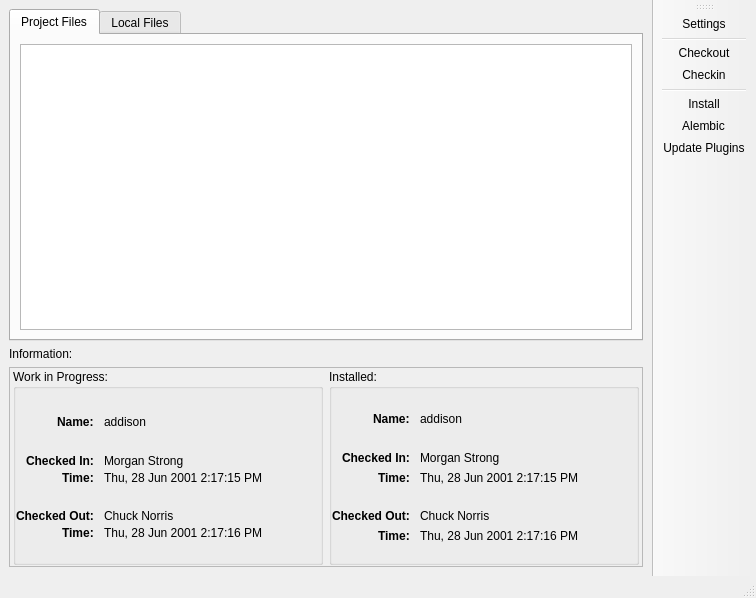
<?xml version="1.0" encoding="UTF-8"?>
<ui version="4.0">
 <class>MainWindow</class>
 <widget class="QMainWindow" name="MainWindow">
  <property name="geometry">
   <rect>
    <x>0</x>
    <y>0</y>
    <width>756</width>
    <height>598</height>
   </rect>
  </property>
  <property name="windowTitle">
   <string>Chasm Project Utility</string>
  </property>
  <property name="windowIcon">
   <iconset resource="resources/chasm_resources.qrc">
    <normaloff>:/chasm/ICO_Files/Network/Disconnected.ICO</normaloff>:/chasm/ICO_Files/Network/Disconnected.ICO</iconset>
  </property>
  <widget class="QWidget" name="centralwidget">
   <layout class="QVBoxLayout" name="verticalLayout">
    <item>
     <widget class="QTabWidget" name="tabWidget">
      <property name="sizePolicy">
       <sizepolicy hsizetype="Expanding" vsizetype="MinimumExpanding">
        <horstretch>0</horstretch>
        <verstretch>0</verstretch>
       </sizepolicy>
      </property>
      <property name="minimumSize">
       <size>
        <width>0</width>
        <height>300</height>
       </size>
      </property>
      <property name="currentIndex">
       <number>0</number>
      </property>
      <widget class="QWidget" name="project_tab">
       <attribute name="icon">
        <iconset resource="resources/chasm_resources.qrc">
         <normaloff>:/chasm/ICO_Files/Network/Connected.ICO</normaloff>:/chasm/ICO_Files/Network/Connected.ICO</iconset>
       </attribute>
       <attribute name="title">
        <string>Project Files</string>
       </attribute>
       <layout class="QHBoxLayout" name="horizontalLayout_3">
        <item>
         <widget class="QTreeView" name="treeView"/>
        </item>
       </layout>
      </widget>
      <widget class="QWidget" name="local_tab">
       <attribute name="icon">
        <iconset resource="resources/chasm_resources.qrc">
         <normaloff>:/chasm/ICO_Files/Folders/Documents.ICO</normaloff>:/chasm/ICO_Files/Folders/Documents.ICO</iconset>
       </attribute>
       <attribute name="title">
        <string>Local Files</string>
       </attribute>
       <layout class="QHBoxLayout" name="horizontalLayout_4">
        <item>
         <widget class="QTreeView" name="treeView_2"/>
        </item>
       </layout>
      </widget>
     </widget>
    </item>
    <item>
     <widget class="QLabel" name="label_3">
      <property name="text">
       <string>Information:</string>
      </property>
     </widget>
    </item>
    <item>
     <widget class="QFrame" name="frame">
      <property name="sizePolicy">
       <sizepolicy hsizetype="Preferred" vsizetype="Maximum">
        <horstretch>0</horstretch>
        <verstretch>0</verstretch>
       </sizepolicy>
      </property>
      <property name="maximumSize">
       <size>
        <width>16777215</width>
        <height>200</height>
       </size>
      </property>
      <property name="frameShape">
       <enum>QFrame::StyledPanel</enum>
      </property>
      <property name="frameShadow">
       <enum>QFrame::Raised</enum>
      </property>
      <layout class="QHBoxLayout" name="horizontalLayout_2">
       <property name="leftMargin">
        <number>3</number>
       </property>
       <property name="topMargin">
        <number>1</number>
       </property>
       <property name="rightMargin">
        <number>3</number>
       </property>
       <property name="bottomMargin">
        <number>1</number>
       </property>
       <item>
        <widget class="QGroupBox" name="groupBox_3">
         <property name="sizePolicy">
          <sizepolicy hsizetype="Preferred" vsizetype="Preferred">
           <horstretch>0</horstretch>
           <verstretch>0</verstretch>
          </sizepolicy>
         </property>
         <property name="maximumSize">
          <size>
           <width>16777215</width>
           <height>16777215</height>
          </size>
         </property>
         <property name="title">
          <string>Work in Progress:</string>
         </property>
         <layout class="QVBoxLayout" name="verticalLayout_2">
          <property name="spacing">
           <number>3</number>
          </property>
          <property name="leftMargin">
           <number>0</number>
          </property>
          <property name="topMargin">
           <number>5</number>
          </property>
          <property name="rightMargin">
           <number>0</number>
          </property>
          <property name="bottomMargin">
           <number>0</number>
          </property>
          <item>
           <layout class="QFormLayout" name="formLayout">
            <property name="fieldGrowthPolicy">
             <enum>QFormLayout::AllNonFixedFieldsGrow</enum>
            </property>
            <property name="labelAlignment">
             <set>Qt::AlignRight|Qt::AlignTrailing|Qt::AlignVCenter</set>
            </property>
            <property name="horizontalSpacing">
             <number>10</number>
            </property>
            <item row="1" column="0">
             <widget class="QLabel" name="label">
              <property name="font">
               <font>
                <weight>75</weight>
                <bold>true</bold>
               </font>
              </property>
              <property name="text">
               <string>Name:</string>
              </property>
              <property name="alignment">
               <set>Qt::AlignLeading|Qt::AlignLeft|Qt::AlignVCenter</set>
              </property>
             </widget>
            </item>
            <item row="1" column="1">
             <widget class="QLabel" name="label_2">
              <property name="text">
               <string>addison</string>
              </property>
             </widget>
            </item>
            <item row="3" column="0">
             <widget class="QLabel" name="label_4">
              <property name="font">
               <font>
                <weight>75</weight>
                <bold>true</bold>
               </font>
              </property>
              <property name="text">
               <string>Checked In:</string>
              </property>
              <property name="alignment">
               <set>Qt::AlignLeading|Qt::AlignLeft|Qt::AlignVCenter</set>
              </property>
             </widget>
            </item>
            <item row="3" column="1">
             <widget class="QLabel" name="label_5">
              <property name="text">
               <string>Morgan Strong</string>
              </property>
             </widget>
            </item>
            <item row="4" column="0">
             <widget class="QLabel" name="label_10">
              <property name="font">
               <font>
                <weight>75</weight>
                <bold>true</bold>
               </font>
              </property>
              <property name="text">
               <string>Time:</string>
              </property>
             </widget>
            </item>
            <item row="4" column="1">
             <widget class="QLabel" name="label_11">
              <property name="text">
               <string>Thu, 28 Jun 2001 2:17:15 PM</string>
              </property>
             </widget>
            </item>
            <item row="6" column="0">
             <widget class="QLabel" name="label_12">
              <property name="font">
               <font>
                <weight>75</weight>
                <bold>true</bold>
               </font>
              </property>
              <property name="text">
               <string>Checked Out:</string>
              </property>
             </widget>
            </item>
            <item row="6" column="1">
             <widget class="QLabel" name="label_13">
              <property name="text">
               <string>Chuck Norris</string>
              </property>
             </widget>
            </item>
            <item row="7" column="0">
             <widget class="QLabel" name="label_14">
              <property name="font">
               <font>
                <weight>75</weight>
                <bold>true</bold>
               </font>
              </property>
              <property name="text">
               <string>Time:</string>
              </property>
             </widget>
            </item>
            <item row="7" column="1">
             <widget class="QLabel" name="label_15">
              <property name="text">
               <string>Thu, 28 Jun 2001 2:17:16 PM</string>
              </property>
             </widget>
            </item>
            <item row="2" column="0">
             <spacer name="verticalSpacer">
              <property name="orientation">
               <enum>Qt::Vertical</enum>
              </property>
              <property name="sizeHint" stdset="0">
               <size>
                <width>20</width>
                <height>40</height>
               </size>
              </property>
             </spacer>
            </item>
            <item row="2" column="1">
             <spacer name="verticalSpacer_2">
              <property name="orientation">
               <enum>Qt::Vertical</enum>
              </property>
              <property name="sizeHint" stdset="0">
               <size>
                <width>20</width>
                <height>40</height>
               </size>
              </property>
             </spacer>
            </item>
            <item row="0" column="0">
             <spacer name="verticalSpacer_3">
              <property name="orientation">
               <enum>Qt::Vertical</enum>
              </property>
              <property name="sizeHint" stdset="0">
               <size>
                <width>20</width>
                <height>40</height>
               </size>
              </property>
             </spacer>
            </item>
            <item row="0" column="1">
             <spacer name="verticalSpacer_4">
              <property name="orientation">
               <enum>Qt::Vertical</enum>
              </property>
              <property name="sizeHint" stdset="0">
               <size>
                <width>20</width>
                <height>40</height>
               </size>
              </property>
             </spacer>
            </item>
            <item row="8" column="0">
             <spacer name="verticalSpacer_5">
              <property name="orientation">
               <enum>Qt::Vertical</enum>
              </property>
              <property name="sizeHint" stdset="0">
               <size>
                <width>20</width>
                <height>40</height>
               </size>
              </property>
             </spacer>
            </item>
            <item row="8" column="1">
             <spacer name="verticalSpacer_6">
              <property name="orientation">
               <enum>Qt::Vertical</enum>
              </property>
              <property name="sizeHint" stdset="0">
               <size>
                <width>20</width>
                <height>40</height>
               </size>
              </property>
             </spacer>
            </item>
            <item row="5" column="0">
             <spacer name="verticalSpacer_13">
              <property name="orientation">
               <enum>Qt::Vertical</enum>
              </property>
              <property name="sizeHint" stdset="0">
               <size>
                <width>20</width>
                <height>40</height>
               </size>
              </property>
             </spacer>
            </item>
            <item row="5" column="1">
             <spacer name="verticalSpacer_14">
              <property name="orientation">
               <enum>Qt::Vertical</enum>
              </property>
              <property name="sizeHint" stdset="0">
               <size>
                <width>20</width>
                <height>40</height>
               </size>
              </property>
             </spacer>
            </item>
           </layout>
          </item>
         </layout>
        </widget>
       </item>
       <item>
        <widget class="QGroupBox" name="groupBox_2">
         <property name="title">
          <string>Installed:</string>
         </property>
         <layout class="QHBoxLayout" name="horizontalLayout">
          <property name="leftMargin">
           <number>0</number>
          </property>
          <property name="topMargin">
           <number>5</number>
          </property>
          <property name="rightMargin">
           <number>0</number>
          </property>
          <property name="bottomMargin">
           <number>0</number>
          </property>
          <item>
           <layout class="QFormLayout" name="formLayout_2">
            <property name="fieldGrowthPolicy">
             <enum>QFormLayout::AllNonFixedFieldsGrow</enum>
            </property>
            <property name="labelAlignment">
             <set>Qt::AlignRight|Qt::AlignTrailing|Qt::AlignVCenter</set>
            </property>
            <property name="horizontalSpacing">
             <number>10</number>
            </property>
            <item row="1" column="0">
             <widget class="QLabel" name="label_6">
              <property name="font">
               <font>
                <weight>75</weight>
                <bold>true</bold>
               </font>
              </property>
              <property name="text">
               <string>Name:</string>
              </property>
              <property name="alignment">
               <set>Qt::AlignLeading|Qt::AlignLeft|Qt::AlignVCenter</set>
              </property>
             </widget>
            </item>
            <item row="1" column="1">
             <widget class="QLabel" name="label_7">
              <property name="text">
               <string>addison</string>
              </property>
             </widget>
            </item>
            <item row="3" column="0">
             <widget class="QLabel" name="label_8">
              <property name="font">
               <font>
                <weight>75</weight>
                <bold>true</bold>
               </font>
              </property>
              <property name="text">
               <string>Checked In:</string>
              </property>
              <property name="alignment">
               <set>Qt::AlignLeading|Qt::AlignLeft|Qt::AlignVCenter</set>
              </property>
             </widget>
            </item>
            <item row="3" column="1">
             <widget class="QLabel" name="label_9">
              <property name="text">
               <string>Morgan Strong</string>
              </property>
             </widget>
            </item>
            <item row="4" column="0">
             <widget class="QLabel" name="label_16">
              <property name="font">
               <font>
                <weight>75</weight>
                <bold>true</bold>
               </font>
              </property>
              <property name="text">
               <string>Time:</string>
              </property>
             </widget>
            </item>
            <item row="4" column="1">
             <widget class="QLabel" name="label_17">
              <property name="text">
               <string>Thu, 28 Jun 2001 2:17:15 PM</string>
              </property>
             </widget>
            </item>
            <item row="6" column="0">
             <widget class="QLabel" name="label_18">
              <property name="font">
               <font>
                <weight>75</weight>
                <bold>true</bold>
               </font>
              </property>
              <property name="text">
               <string>Checked Out:</string>
              </property>
             </widget>
            </item>
            <item row="6" column="1">
             <widget class="QLabel" name="label_19">
              <property name="text">
               <string>Chuck Norris</string>
              </property>
             </widget>
            </item>
            <item row="7" column="0">
             <widget class="QLabel" name="label_20">
              <property name="font">
               <font>
                <weight>75</weight>
                <bold>true</bold>
               </font>
              </property>
              <property name="text">
               <string>Time:</string>
              </property>
             </widget>
            </item>
            <item row="7" column="1">
             <widget class="QLabel" name="label_21">
              <property name="text">
               <string>Thu, 28 Jun 2001 2:17:16 PM</string>
              </property>
             </widget>
            </item>
            <item row="2" column="0">
             <spacer name="verticalSpacer_7">
              <property name="orientation">
               <enum>Qt::Vertical</enum>
              </property>
              <property name="sizeHint" stdset="0">
               <size>
                <width>20</width>
                <height>40</height>
               </size>
              </property>
             </spacer>
            </item>
            <item row="2" column="1">
             <spacer name="verticalSpacer_8">
              <property name="orientation">
               <enum>Qt::Vertical</enum>
              </property>
              <property name="sizeHint" stdset="0">
               <size>
                <width>20</width>
                <height>40</height>
               </size>
              </property>
             </spacer>
            </item>
            <item row="0" column="0">
             <spacer name="verticalSpacer_9">
              <property name="orientation">
               <enum>Qt::Vertical</enum>
              </property>
              <property name="sizeHint" stdset="0">
               <size>
                <width>20</width>
                <height>40</height>
               </size>
              </property>
             </spacer>
            </item>
            <item row="0" column="1">
             <spacer name="verticalSpacer_10">
              <property name="orientation">
               <enum>Qt::Vertical</enum>
              </property>
              <property name="sizeHint" stdset="0">
               <size>
                <width>20</width>
                <height>40</height>
               </size>
              </property>
             </spacer>
            </item>
            <item row="8" column="0">
             <spacer name="verticalSpacer_11">
              <property name="orientation">
               <enum>Qt::Vertical</enum>
              </property>
              <property name="sizeHint" stdset="0">
               <size>
                <width>20</width>
                <height>40</height>
               </size>
              </property>
             </spacer>
            </item>
            <item row="8" column="1">
             <spacer name="verticalSpacer_12">
              <property name="orientation">
               <enum>Qt::Vertical</enum>
              </property>
              <property name="sizeHint" stdset="0">
               <size>
                <width>20</width>
                <height>40</height>
               </size>
              </property>
             </spacer>
            </item>
            <item row="5" column="0">
             <spacer name="verticalSpacer_15">
              <property name="orientation">
               <enum>Qt::Vertical</enum>
              </property>
              <property name="sizeHint" stdset="0">
               <size>
                <width>20</width>
                <height>40</height>
               </size>
              </property>
             </spacer>
            </item>
            <item row="5" column="1">
             <spacer name="verticalSpacer_16">
              <property name="orientation">
               <enum>Qt::Vertical</enum>
              </property>
              <property name="sizeHint" stdset="0">
               <size>
                <width>20</width>
                <height>40</height>
               </size>
              </property>
             </spacer>
            </item>
           </layout>
          </item>
         </layout>
        </widget>
       </item>
      </layout>
     </widget>
    </item>
   </layout>
  </widget>
  <widget class="QStatusBar" name="statusbar"/>
  <widget class="QToolBar" name="toolBar">
   <property name="sizePolicy">
    <sizepolicy hsizetype="Fixed" vsizetype="Preferred">
     <horstretch>0</horstretch>
     <verstretch>0</verstretch>
    </sizepolicy>
   </property>
   <property name="windowTitle">
    <string>toolBar</string>
   </property>
   <property name="iconSize">
    <size>
     <width>48</width>
     <height>48</height>
    </size>
   </property>
   <property name="toolButtonStyle">
    <enum>Qt::ToolButtonTextUnderIcon</enum>
   </property>
   <attribute name="toolBarArea">
    <enum>RightToolBarArea</enum>
   </attribute>
   <attribute name="toolBarBreak">
    <bool>false</bool>
   </attribute>
   <addaction name="actionSettings"/>
   <addaction name="separator"/>
   <addaction name="actionCheckout"/>
   <addaction name="actionCheckin"/>
   <addaction name="separator"/>
   <addaction name="actionInstall"/>
   <addaction name="actionCache_to_Alembic"/>
   <addaction name="actionUpdate_Plugins"/>
  </widget>
  <action name="actionSettings">
   <property name="icon">
    <iconset resource="resources/chasm_resources.qrc">
     <normaloff>:/chasm/PNG_Files/Hardware/Computer.PNG</normaloff>:/chasm/PNG_Files/Hardware/Computer.PNG</iconset>
   </property>
   <property name="text">
    <string>Settings</string>
   </property>
   <property name="toolTip">
    <string>Configure Your Settings</string>
   </property>
  </action>
  <action name="actionCheckout">
   <property name="icon">
    <iconset resource="resources/chasm_resources.qrc">
     <normaloff>:/chasm/PNG_Files/Misc/Download.PNG</normaloff>:/chasm/PNG_Files/Misc/Download.PNG</iconset>
   </property>
   <property name="text">
    <string>Checkout</string>
   </property>
   <property name="toolTip">
    <string>Checkout Project File</string>
   </property>
  </action>
  <action name="actionCheckin">
   <property name="icon">
    <iconset resource="resources/chasm_resources.qrc">
     <normaloff>:/chasm/PNG_Files/Misc/Upload.PNG</normaloff>:/chasm/PNG_Files/Misc/Upload.PNG</iconset>
   </property>
   <property name="text">
    <string>Checkin</string>
   </property>
   <property name="toolTip">
    <string>Checkin a Local File</string>
   </property>
  </action>
  <action name="actionCache_to_Alembic">
   <property name="icon">
    <iconset resource="resources/chasm_resources.qrc">
     <normaloff>:/chasm/PNG_Files/Misc/Favourites.PNG</normaloff>:/chasm/PNG_Files/Misc/Favourites.PNG</iconset>
   </property>
   <property name="text">
    <string>Alembic</string>
   </property>
  </action>
  <action name="actionInstall">
   <property name="icon">
    <iconset resource="resources/chasm_resources.qrc">
     <normaloff>:/chasm/PNG_Files/Folders/Favourites.PNG</normaloff>:/chasm/PNG_Files/Folders/Favourites.PNG</iconset>
   </property>
   <property name="text">
    <string>Install</string>
   </property>
   <property name="toolTip">
    <string>Install / Flatten a File</string>
   </property>
  </action>
  <action name="actionUpdate_Plugins">
   <property name="icon">
    <iconset resource="resources/chasm_resources.qrc">
     <normaloff>:/chasm/PNG_Files/Misc/Search.PNG</normaloff>:/chasm/PNG_Files/Misc/Search.PNG</iconset>
   </property>
   <property name="text">
    <string>Update Plugins</string>
   </property>
   <property name="toolTip">
    <string>Update Project Plugins</string>
   </property>
  </action>
 </widget>
 <resources>
  <include location="resources/chasm_resources.qrc"/>
 </resources>
 <connections/>
</ui>
